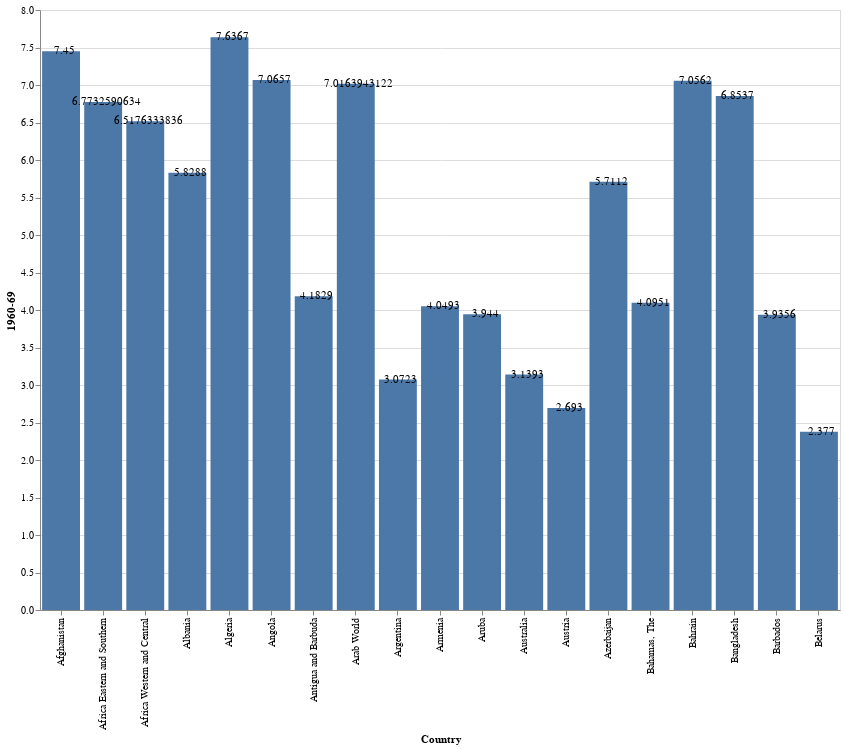

Notebook code cell kept with this figure:
### Code cell
# Bar Chart with Labels.
bars = alt.Chart(new_df).mark_bar().encode(
    x='Country',
    y="1960-69"
)

text = bars.mark_text(
    align='center',
    baseline='middle',
    dx=3  
).encode(
    text='1960-69'
)

(bars + text).properties(height=600, width= 800)

### Figure 1 — Vega-Lite specification as saved in the notebook (floating-point values rounded to 4 significant figures)
{"config": {"view": {"continuousWidth": 400, "continuousHeight": 300}}, "layer": [{"mark": "bar", "encoding": {"x": {"field": "Country", "type": "nominal"}, "y": {"field": "1960-69", "type": "quantitative"}}}, {"mark": {"type": "text", "align": "center", "baseline": "middle", "dx": 3}, "encoding": {"text": {"field": "1960-69", "type": "quantitative"}, "x": {"field": "Country", "type": "nominal"}, "y": {"field": "1960-69", "type": "quantitative"}}}], "data": {"name": "data-ca50b961d8d1cc653f47b937e1484154"}, "height": 600, "width": 800, "$schema": "https://vega.github.io/schema/vega-lite/v4.17.0.json", "datasets": {"data-ca50b961d8d1cc653f47b937e1484154": [{"Country": "Afghanistan", "Code": "AFG", "1960-69": 7.45, "1970-79": 7.45, "1980-89": 7.456, "1990-99": 7.559, "2000-09": 6.901, "2010-20": 5.019, "Average Birth": 6.972, "Change Over Time": -32.63}, {"Country": "Africa Eastern and Southern", "Code": "AFE", "1960-69": 6.773, "1970-79": 6.785, "1980-89": 6.55, "1990-99": 5.91, "2000-09": 5.34, "2010-20": 4.651, "Average Birth": 6.001, "Change Over Time": -31.33}, {"Country": "Africa Western and Central", "Code": "AFW", "1960-69": 6.518, "1970-79": 6.781, "1980-89": 6.749, "1990-99": 6.288, "2000-09": 5.845, "2010-20": 5.308, "Average Birth": 6.248, "Change Over Time": -18.56}, {"Country": "Albania", "Code": "ALB", "1960-69": 5.829, "1970-79": 4.308, "1980-89": 3.311, "1990-99": 2.623, "2000-09": 1.836, "2010-20": 1.651, "Average Birth": 3.26, "Change Over Time": -71.67}, {"Country": "Algeria", "Code": "DZA", "1960-69": 7.637, "1970-79": 7.4, "1980-89": 5.914, "1990-99": 3.617, "2000-09": 2.544, "2010-20": 2.984, "Average Birth": 5.016, "Change Over Time": -60.92}, {"Country": "Angola", "Code": "AGO", "1960-69": 7.066, "1970-79": 7.477, "1980-89": 7.43, "1990-99": 6.965, "2000-09": 6.467, "2010-20": 5.778, "Average Birth": 6.864, "Change Over Time": -18.22}, {"Country": "Antigua and Barbuda", "Code": "ATG", "1960-69": 4.183, "1970-79": 2.854, "1980-89": 2.089, "1990-99": 2.137, "2000-09": 2.095, "2010-20": 1.994, "Average Birth": 2.559, "Change Over Time": -52.33}, {"Country": "Arab World", "Code": "ARB", "1960-69": 7.016, "1970-79": 6.674, "1980-89": 5.884, "1990-99": 4.539, "2000-09": 3.599, "2010-20": 3.34, "Average Birth": 5.175, "Change Over Time": -52.39}, {"Country": "Argentina", "Code": "ARG", "1960-69": 3.072, "1970-79": 3.248, "1980-89": 3.133, "1990-99": 2.795, "2000-09": 2.435, "2010-20": 2.296, "Average Birth": 2.83, "Change Over Time": -25.28}, {"Country": "Armenia", "Code": "ARM", "1960-69": 4.049, "1970-79": 2.844, "1980-89": 2.546, "1990-99": 2.116, "2000-09": 1.672, "2010-20": 1.74, "Average Birth": 2.495, "Change Over Time": -57.04}, {"Country": "Aruba", "Code": "ABW", "1960-69": 3.944, "1970-79": 2.581, "1980-89": 2.335, "1990-99": 2.082, "2000-09": 1.795, "2010-20": 1.845, "Average Birth": 2.43, "Change Over Time": -53.21}, {"Country": "Australia", "Code": "AUS", "1960-69": 3.139, "1970-79": 2.352, "1980-89": 1.882, "1990-99": 1.825, "2000-09": 1.84, "2010-20": 1.795, "Average Birth": 2.139, "Change Over Time": -42.84}, {"Country": "Austria", "Code": "AUT", "1960-69": 2.693, "1970-79": 1.877, "1980-89": 1.531, "1990-99": 1.442, "2000-09": 1.389, "2010-20": 1.465, "Average Birth": 1.733, "Change Over Time": -45.58}, {"Country": "Azerbaijan", "Code": "AZE", "1960-69": 5.711, "1970-79": 4.28, "1980-89": 3.111, "1990-99": 2.406, "2000-09": 1.921, "2010-20": 1.878, "Average Birth": 3.218, "Change Over Time": -67.11}, {"Country": "Bahamas, The", "Code": "BHS", "1960-69": 4.095, "1970-79": 3.268, "1980-89": 2.856, "1990-99": 2.481, "2000-09": 1.912, "2010-20": 1.79, "Average Birth": 2.734, "Change Over Time": -56.3}, {"Country": "Bahrain", "Code": "BHR", "1960-69": 7.056, "1970-79": 5.697, "1980-89": 4.404, "1990-99": 3.237, "2000-09": 2.483, "2010-20": 2.054, "Average Birth": 4.155, "Change Over Time": -70.9}, {"Country": "Bangladesh", "Code": "BGD", "1960-69": 6.854, "1970-79": 6.792, "1980-89": 5.568, "1990-99": 3.821, "2000-09": 2.752, "2010-20": 2.134, "Average Birth": 4.654, "Change Over Time": -68.87}, {"Country": "Barbados", "Code": "BRB", "1960-69": 3.936, "1970-79": 2.507, "1980-89": 1.857, "1990-99": 1.736, "2000-09": 1.771, "2010-20": 1.633, "Average Birth": 2.24, "Change Over Time": -58.52}, {"Country": "Belarus", "Code": "BLR", "1960-69": 2.377, "1970-79": 2.184, "1980-89": 2.059, "1990-99": 1.524, "2000-09": 1.332, "2010-20": 1.564, "Average Birth": 1.84, "Change Over Time": -34.21}]}}
